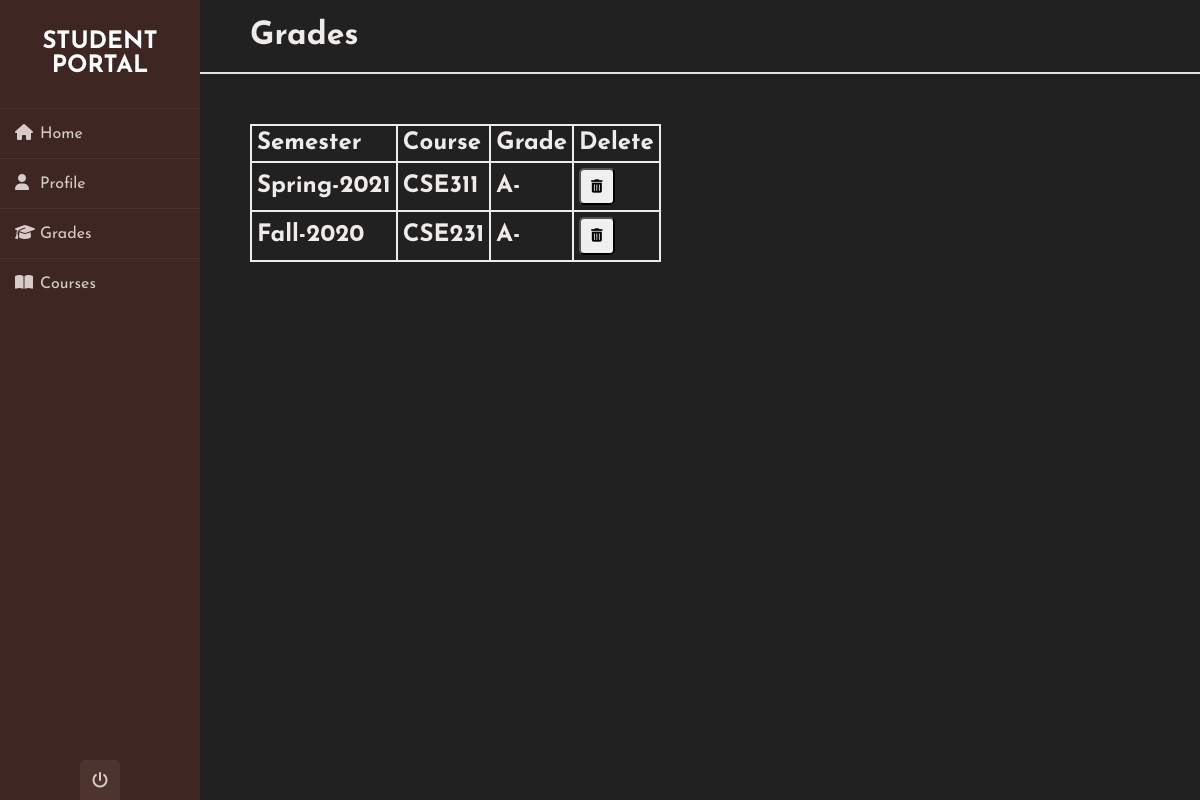
Screenshot of /student/student_index/student_grades/student_grades.php (signed in) with the database file from the repository.
### tables this page shows
CREATE TABLE `grades` (
  `student_id` int(4) NOT NULL,
  `course_id` int(4) NOT NULL,
  `grade` varchar(2) NOT NULL,
  `semester` varchar(20) NOT NULL
);

CREATE TABLE `courses` (
  `course_id` int(11) NOT NULL,
  `course_name` varchar(100) NOT NULL
);

### student/student_index/student_grades/student_grades.php (the view, shortened to what this page needs)
<?php require_once('../../../database/db_connect.php'); ?>
<?php
$student_id = $_SESSION['student_id'];
$query1 = 'SELECT semester, course_id, grade FROM grades WHERE student_id=:student_id';
$stm = $db->prepare($query1);
$stm->bindValue(':student_id', $student_id);
$stm->execute();
$grades_tb = $stm->fetchAll();
$query2 = 'SELECT * FROM courses';
$stm = $db->prepare($query2);
$stm->execute();
$course_tb = $stm->fetchAll();
?>
<!DOCTYPE html>
<html lang="en" dir="ltr">
<head>
  <link rel="stylesheet" href=" ../../../css/css-student/styles_student_index.css">
</head>
<body>
  <div class="wrapper">
    <div class="sidebar">
      <h2>Student Portal</h2>
        <ul>
          <li>
            <a href="../student_index.php"><i class="fas fa-home"></i>Home</a>
          </li>
          <li>
            <a href="../student_profile.php"><i class="fas fa-user"></i>Profile</a>
          </li>
          <li>
            <a href="../student_grades/student_grades.php"><i class="fas fa-graduation-cap"></i>Grades</a>
          </li>
          <li>
            <a href="../student_courses/student_courses.php"><i class="fas fa-book-open"></i>Courses</a>
          </li>
        </ul>
        <div class="social_media">
          <a href=" ../../../index/index.php"><i class="fas fa-power-off"></i></a>
        </div>
      </div>
        <div class="main_content">
          <div class="header">
            <h1 class="h1_grades">Grades</h1>
          </div>
            <div class="info">
              <div>
                <h2>
                  <table>
                    <tr>
                      <td>Semester</td>
                      <td>Course</td>
                      <td>Grade</td>
                      <td>Delete</td>
                    </tr>
                    <?php foreach ($grades_tb as $grade): ?>
                      <tr>
                        <td><?php echo $grade['semester'] ?></td>
                        <td>
                          <?php
                          $output = "";
                          foreach ($course_tb as $course) {
                            if ($grade['course_id']==$course['course_id']) {
                              $output = $course['course_name'];
                              break;
                            }
                          }
                          echo $output;
                          ?>
                        </td>
                        <td><?php echo $grade['grade']; ?></td>
                        <td>
                          <button onclick="window.open('student_grades_delete.php?course_id=<?php echo $grade['course_id']; ?>', '_self')" <i class="fas fa-trash-alt"></i>
                          </button>
                        </td>
                      </tr>
                    <?php endforeach; ?>
                  </table>
                </h2>
              </div>
            </div>
        </div>
      </div>
  </body>
</html>

### css/css-student/styles_student_index.css (style rules this page uses)
* { margin: 0; padding: 0; box-sizing: border-box; list-style: none; text-decoration: none; font-family: 'Josefin Sans', sans-serif; }
body { background-color: #212121; }
.wrapper { display: flex; position: relative; }
.wrapper .sidebar { width: 200px; height: 100%; background: #3E2723; padding: 30px 0px; position: fixed; }
.wrapper .sidebar h2 { color: #fff; text-transform: uppercase; text-align: center; margin-bottom: 30px; }
.wrapper .sidebar ul li { padding: 15px; border-bottom: 1px solid #D7CCC8; border-bottom: 1px solid rgba(0,0,0,0.05); border-top: 1px solid rgba(255,255,255,0.05); }
.wrapper .sidebar ul li a { color: #D7CCC8; display: block; }
.wrapper .sidebar ul li a .fas { width: 25px; }
.wrapper .sidebar .social_media { position: absolute; bottom: 0; left: 50%; transform: translateX(-50%); display: flex; }
.wrapper .sidebar .social_media a { display: block; width: 40px; background: #4E342E; height: 40px; line-height: 45px; text-align: center; margin: 0 5px; color: #D7CCC8; border-top-left-radius: 5px; border-top-right-radius: 5px; }
.wrapper .main_content { width: 100%; margin-left: 200px; }
.wrapper .main_content .header { padding: 20px; background: #212121; color: #EFEBE9; border-bottom: 2px solid #e0e4e8; }
.wrapper .main_content .info { margin: 50px; color: #EFEBE9; line-height: 25px; }
.wrapper .main_content .info div { margin-bottom: 20px; }
table { border-collapse: collapse; }
table, th, td { border: 2px solid #EFEBE9; padding: 5px; text-align: left; }
button { padding: 10px; border-radius: 5px; }
.h1_grades { text-align: left; padding-left: 30px; }

### rows the page displays
grades: semester "Spring-2021", course.course_name "CSE311", grade "A-"
grades: semester "Fall-2020", course.course_name "CSE231", grade "A-"
